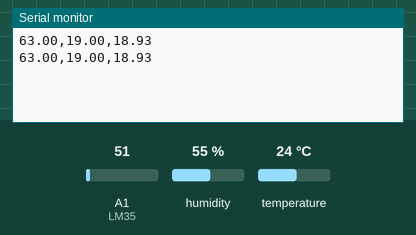
The sketch below on a simulated Arduino Uno, built with avr-gcc and run on an emulated ATmega328P. Shown: the last lines printed to the serial monitor. The test bench sets the inputs (shaded band); at power-on: humidity 55 %, A1 (LM35) = 51, temperature 24 °C.

Above: at 1.8 s.
1.9 s: humidity set to 22 %
At 3.3 s:
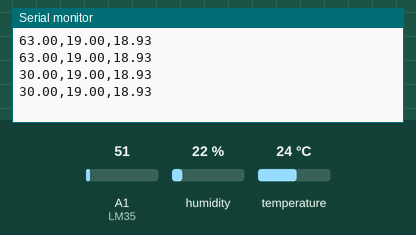
3.4 s: A1 (LM35) set to 61
At 4.7 s:
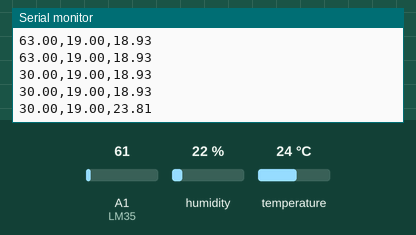
4.9 s: temperature set to 12 °C
At 5.6 s:
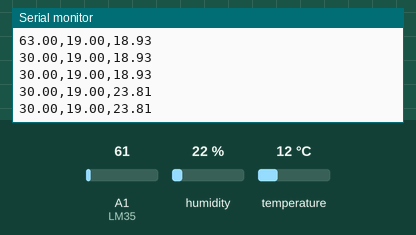
6.4 s: A1 (LM35) set to 71
At 7.7 s:
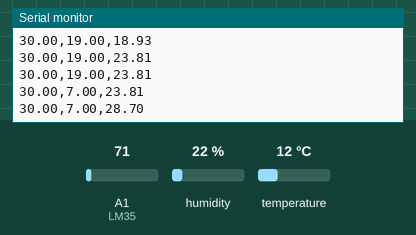
7.9 s: humidity set to 40 %
At 8.6 s:
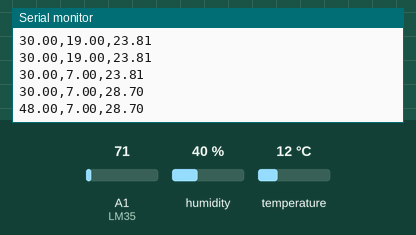
Timing chart, 0 to 10.4 s (numbered marks = the images above; inputs shaded):
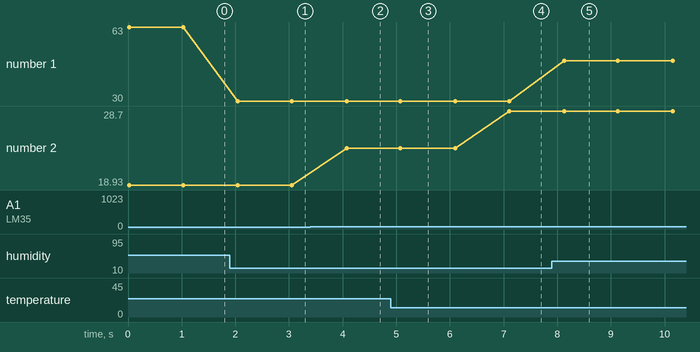

Measured:
- after the input at 1.9 s, the serial monitor: prints a new line after 0.15 s (image 1)
- after the input at 3.4 s, the serial monitor: prints a new line after 0.68 s (image 2)
- after the input at 6.4 s, the serial monitor: prints a new line after 0.70 s (image 4)
- after the input at 7.9 s, the serial monitor: prints a new line after 0.23 s (image 5)
- plotted number 1: 63 → 30 after the input at 1.9 s, 30 → 48 after the input at 7.9 s
- plotted number 2: 18.93 → 23.81 after the input at 3.4 s, 23.81 → 28.7 after the input at 6.4 s

The sketch:

cod-LM35eDHT11-Custom.ino
```cpp
#include "DHT.h"

#define dht_type DHT11

const int LM35 = A1;
float temperaturaLM35;

int dht_pin = A0;
DHT dht_1 = DHT(dht_pin, dht_type);

void setup(){
  Serial.begin(9600);
  dht_1.begin();
}

void loop(){
  //coleta de registros
  float umidade = dht_1.readHumidity();
  float temperatura = dht_1.readTemperature();

  //"Manipulação" de registros para simulação
  temperaturaLM35 = ((float(analogRead(LM35))*5/(1023))/0.01) - 6;
  temperatura = temperatura - 5;
  umidade = umidade + 8;

  //
  if(isnan(temperatura) or isnan(umidade)){
    Serial.print("0");
  }else{
    Serial.print(umidade);
    Serial.print(",");
    Serial.print(temperatura);
  }
  Serial.print(",");
  Serial.println(temperaturaLM35);

  delay(1000);
}
```
